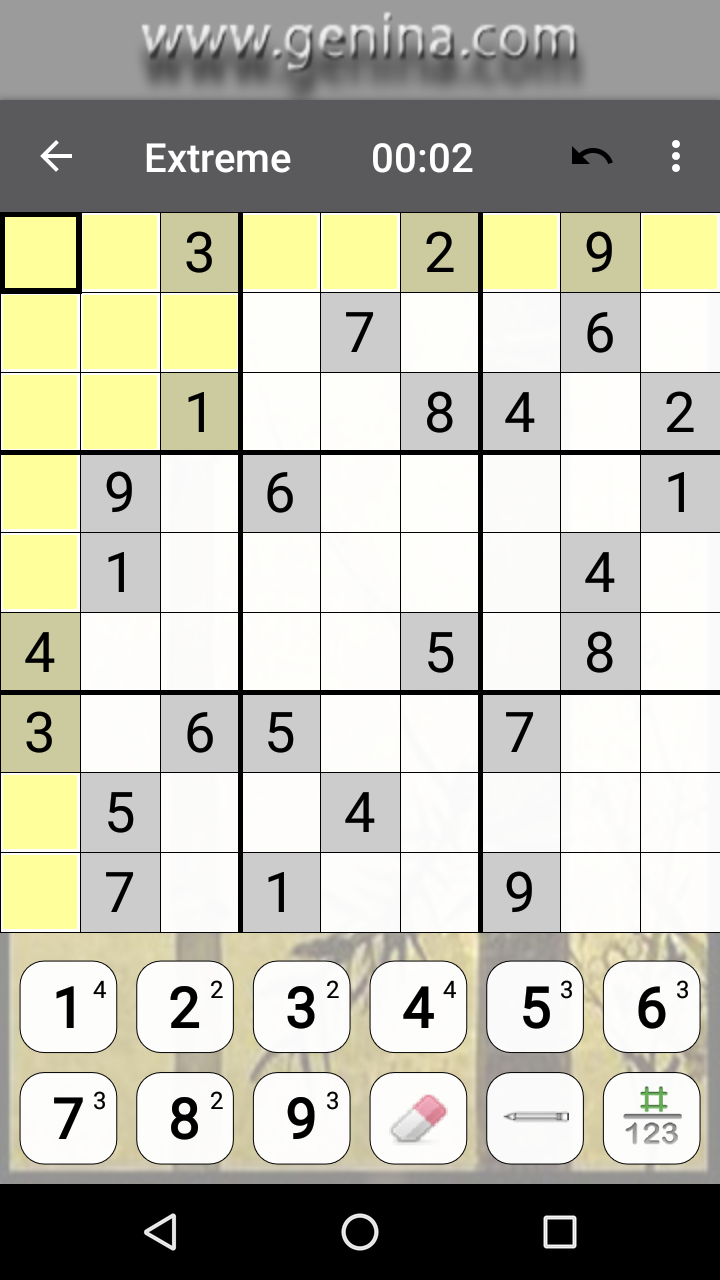
#> input picture image.png, 720 x 1280 px, found by its file name
$ python create_input.py
#> lines starting #> are read from the running program, lines starting #| are printed output that depends on the picture
import random
import os
import sys
import numpy as np
import cv2

f1 = open('input.txt','w')

img = cv2.imread('image.png',0) 		#load in grascale
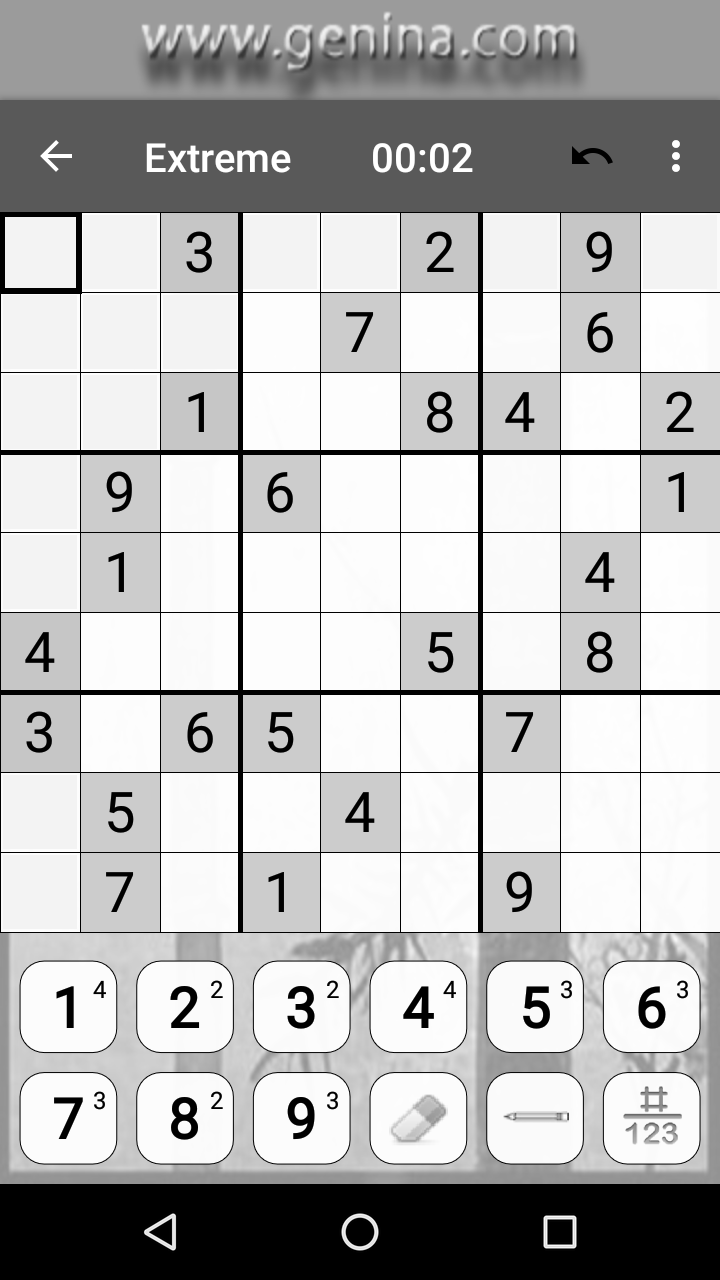
#> img: shape (1280, 720); min 0, max 255, mean 184.1
img = cv2.GaussianBlur(img, (5, 5), 0)
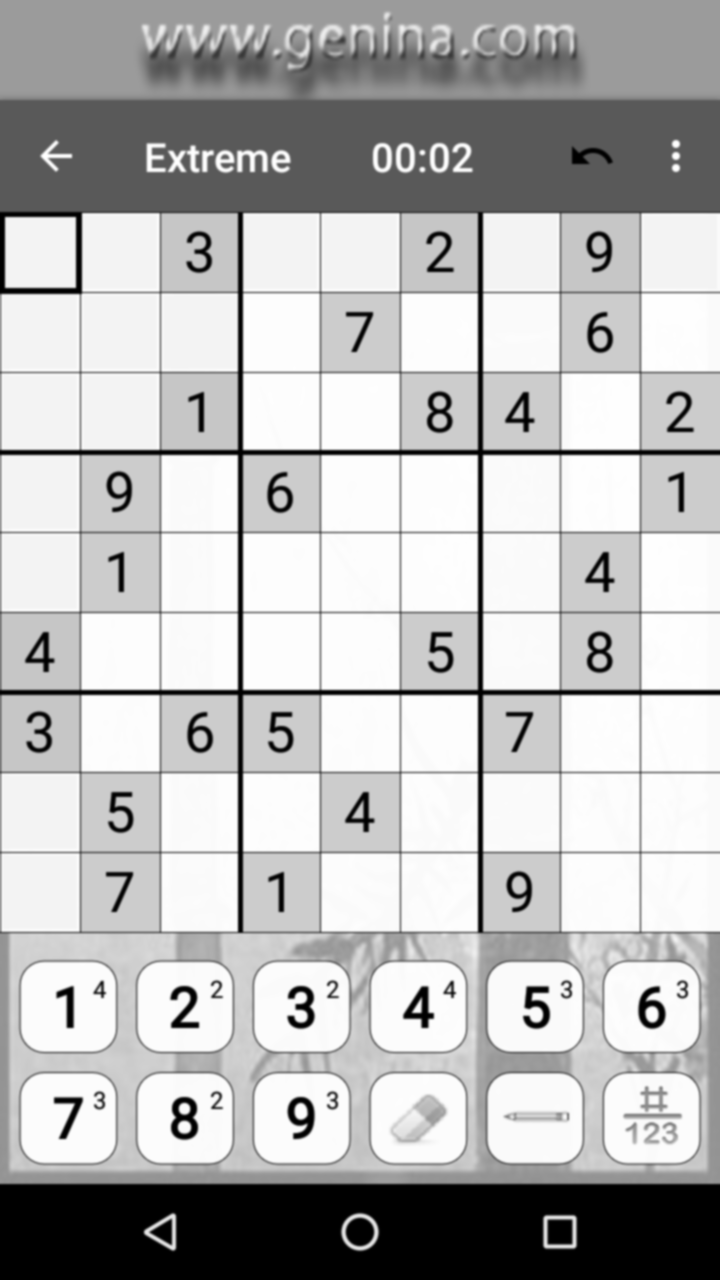
#> img: shape (1280, 720); min 0, max 255, mean 184.2
small = cv2.resize(img, (0,0), fx=0.5, fy=0.5) 	# resizing the image
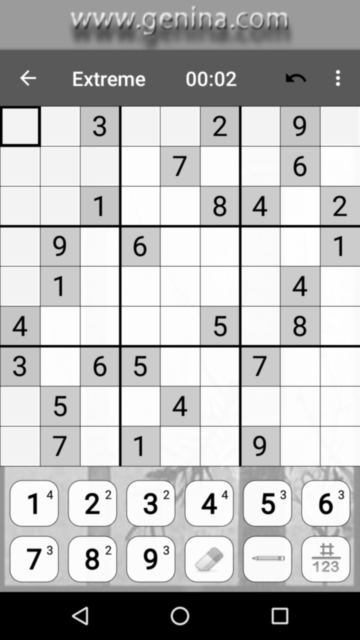
#> small: shape (640, 360); min 0, max 255, mean 184.3
cropimg = small[107:467, 0:360] 		# will output a sudoku of size 360 * 360
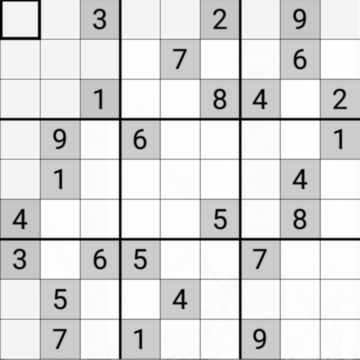
#> cropimg: shape (360, 360); min 0, max 254, mean 219.3
crop2 = cv2.resize(cropimg, (252, 252))
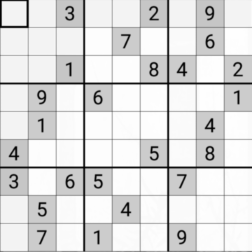
#> crop2: shape (252, 252); min 0, max 254, mean 218.8
(thresh, finalimg) = cv2.threshold(crop2, 128, 255, cv2.THRESH_BINARY | cv2.THRESH_OTSU) #convert it in binary image
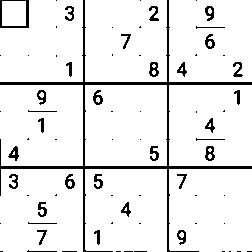
#> finalimg: shape (252, 252); 92.2% white; black in thin lines or dots
#> thresh = 155
height, width = finalimg.shape[:2]
#> height = 252; width = 252

for i in range(0,height):
	for j in range(0,width):
		finalimg[i,j] = 255 - finalimg.item(i,j)
#> finalimg: shape (252, 252); 7.8% white in thin lines or dots

for row_number in range(0,9):
	for col_number in range(0,9):
		cellimg = np.zeros((28,28)) 	#to store the 28 * 28 image for debugging purpose
		#running the loop to take in the pixel values for each cells. 2 pixels padding is done to ignore the cell borders.
		for i in range(2,26):
			for j in range(2,26):
				pixel_value = finalimg.item(row_number*28+i,col_number*28+j)
				if (pixel_value == 255):
					pixel_value = 1
				cellimg[i,j] = pixel_value

		for i in range(0,28):
			for j in range(0,28):
				f1.write(str(int(cellimg.item(i,j)))+" ");
		f1.write('\n')
#> cellimg: shape (28, 28) float64; every value is 0
		# [5 lines of commented-out code are left out]
